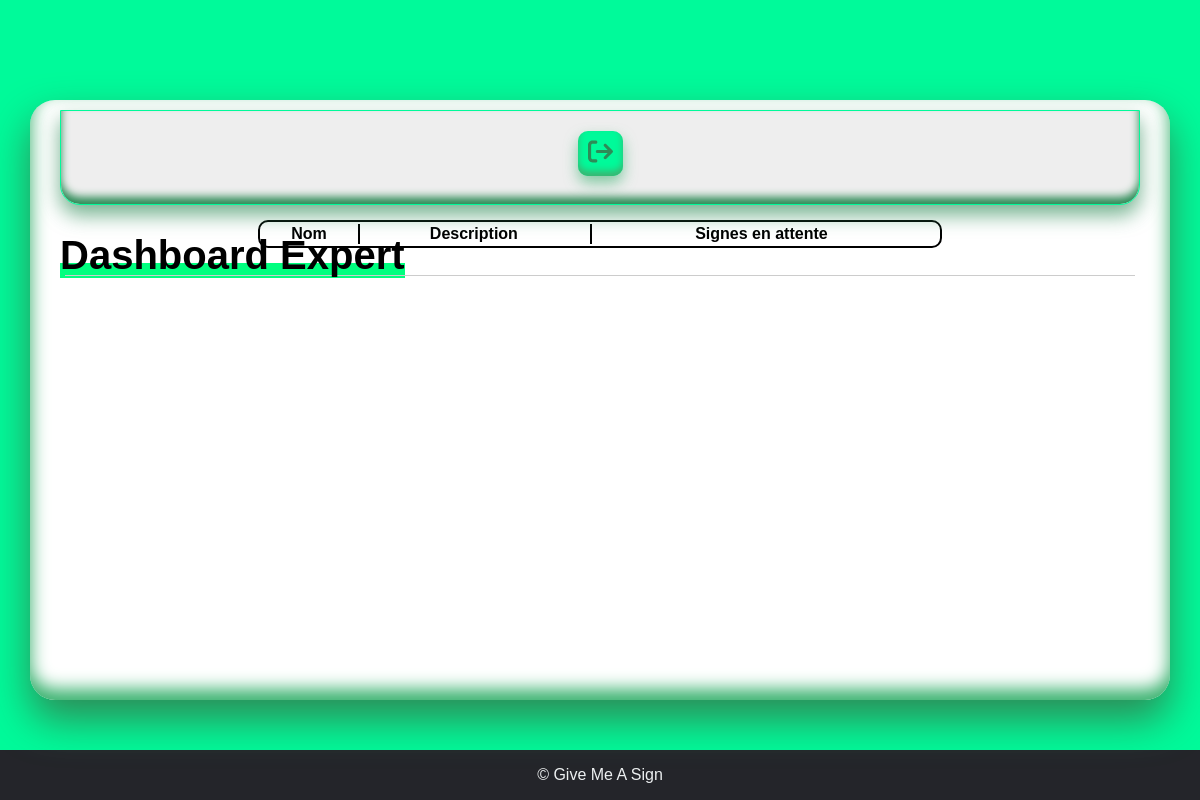
/dashboard_expert/ (signed in), run on an earlier commit of the app's database.
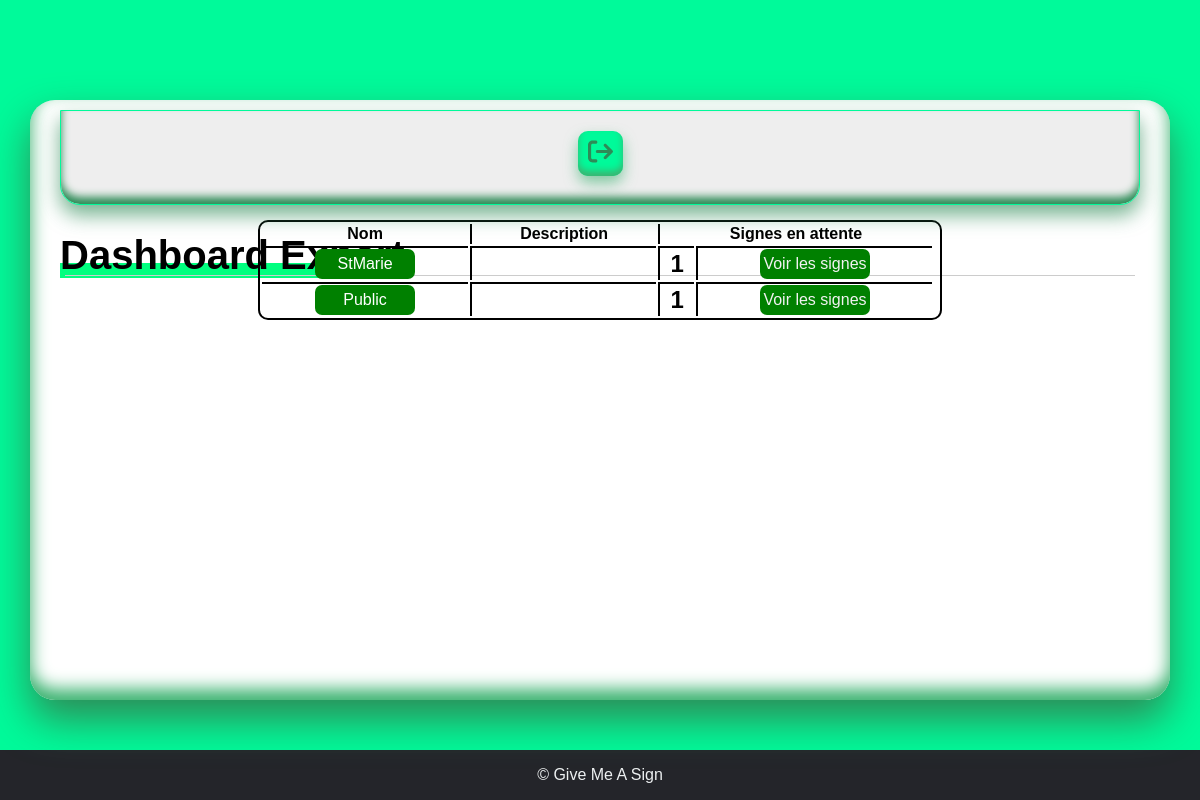
And on a later commit of the database.
### app/models.py (models this page shows, shortened)
class SignProposition(db.Model):
    id = db.Column(db.Integer, primary_key=True)
    gloss = db.Column(db.String(128))
    keywords = db.Column(db.String(500))
    url = db.Column(db.String(1000))
    author_name = db.Column(db.String(128))  # db.Column(db.Integer, ForeignKey('user.username'))
    group_name = db.Column(db.String(128))  # db.Column(db.Integer, ForeignKey('group.name'))
    certified = db.Column(db.Enum('False', 'True', 'waiting'), nullable=False, default='waiting')

### app/routes.py (the view)
@app.route("/dashboard_expert/")
def dashboard_expert():
    if not current_user.is_authenticated:
        return redirect(url_for("login_admin"))
    if current_user.username != 'Public_admin':
        return redirect(url_for("dashboard_admin"))
    dico_sign_group = {}
    _sign_prop = SignProposition.query.filter_by(certified="waiting").all()
    print(_sign_prop)
    for _sign in _sign_prop:
        group = _sign.group_name
        if group in dico_sign_group:
            dico_sign_group[group] += 1
        else:
            dico_sign_group[group] = 1
    print(dico_sign_group)
    return render_template("dashboard_expert.html", groups=dico_sign_group)

### app/models.py (called while the page is built)
@login_manager.user_loader
def user_loader(userid):
    user = Person.query.get(int(userid))
    """if not user:
        user = User.query.get(int(userid))"""
    return user

### app/templates/dashboard_expert.html (shortened to what this page needs)
<!DOCTYPE html>
<html lang="fr">
<head>
    <link rel="stylesheet" href="{{ url_for('static', filename='css/dash_admin.css') }}">
</head>
<body>
    <div class="dashboard-river">
        <div class="dashboard-container">
            <div class="dashboard">
                <div class="ui-row-2">
                    <div class="left-sidebar">
                        <div>
                            <a href="/logout_admin">
                            </a>
                        </div>
                    </div>
                    <div class="main-content">
                        <div class="header">
                            <div class="page-display">
                                <h1>Dashboard Expert</h1>
                            </div>
                        </div>
                        <hr>
                            <div class="featured-clay">
                                <table>
                                    <thead>
                                        <tr>
                                            <th>Nom</th>
                                            <th>Description</th>
                                            <th colspan="2">Signes en attente</th>
                                            <th>
                                        </tr>
                                    </thead>
                                    <tbody>
                                        {% for group, len in groups.items() %}
                                        <tr>
                                            <td> <a href="/dashboard_expert/signGroup/{{ group }}/">{{group}}</a></td>
                                            <td>{{ group.description }}</td>
                                            <td>
                                                <div class="cell1"><b>{{ len }}</b></div>
                                            </td>
                                            <td>
                                                <div class="cellbutton">
                                                    <a href="/dashboard_expert/signGroup/{{ group }}/"> Voir les signes</a>
                                                </div>
                                            </td>
                                        </tr>
                                        {% endfor %}
                                    </tbody>
                                </table>
    </div>
                    </div>
                </div>
            </div>
        </div>
    </div>
    <div class="footer">
        <p>&copy; Give Me A Sign</p>
    </div>
</body>
</html>

What changed in the data, as far as the page shows it:
now on this page (row edited): SignProposition: group_name "StMarie", id "1"
now on this page (row edited): SignProposition: group_name "Public", len "1"
